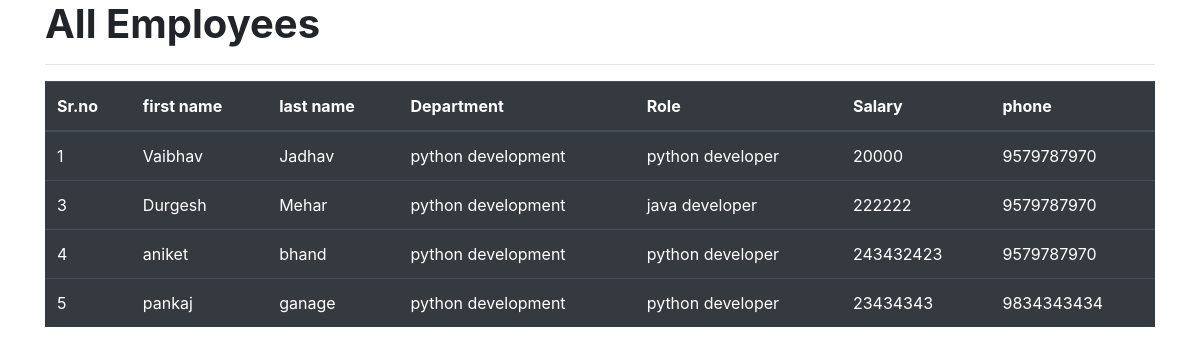
The app's page /all_emp with its own data.
### emp_app/models.py (models this page shows, shortened)
class Employee(models.Model):
    first_name=models.CharField(max_length=100 , null=False)
    last_name=models.CharField(max_length=100)
    dept=models.ForeignKey(Department,on_delete=models.CASCADE)
    salary=models.IntegerField(default=0)
    bonus=models.IntegerField(default=0)
    role=models.ForeignKey(Role,on_delete=models.CASCADE)
    phone =models.IntegerField(default=0)
    hire_date = models.DateField()

class Department(models.Model):
    name=models.CharField(max_length=100 , null=False)
    location=models.CharField(max_length=100)

class Role(models.Model):
    name=models.CharField(max_length=100)

### emp_app/views.py (the view)
# urls.py: path('all_emp',views.all_emp, name='all_emp'),
def all_emp(request):
    emps = Employee.objects.all()
    context={
        'emps':emps
    }
    return render (request,'all_emp.html',context)

### emp_app/templates/all_emp.html (shortened to what this page needs)
<!doctype html>
<html lang="en">
  <head>
    <link rel="stylesheet" href="https://cdn.jsdelivr.net/npm/bootstrap@4.4.1/dist/css/bootstrap.min.css">
  </head>
  <body>
    <div class="container">
        <h1><b>All Employees</b></h1>
        <hr>
        <table class="table table-dark">
          <thead>
            <tr>
              <th scope="col">Sr.no</th>
              <th scope="col">first name</th>
              <th scope="col">last name</th>
              <th scope="col">Department</th>
              <th scope="col">Role</th>
              <th scope="col">Salary</th>
              <th scope="col">phone</th>
            </tr>
          </thead>
          <tbody>
            {% for emp in emps %}
            <tr>
              <td>{{emp.id}}</td>
              <td>{{emp.first_name}}</td>
              <td>{{emp.last_name}}</td>
              <td>{{emp.dept.name}}</td>
              <td>{{emp.role.name}}</td>
              <td>{{emp.salary}}</td>
              <td>{{emp.phone}}</td>
            </tr>
            {% endfor%}
          </tbody>
        </table>
    </div>
  </body>
</html>

### records on screen
Employee: id "1", first_name "Vaibhav", last_name "Jadhav", dept.name "python development", role.name "python developer", salary "20000", phone "9579787970"
Employee: id "3", first_name "Durgesh", last_name "Mehar", dept.name "python development", role.name "java developer", salary "222222", phone "9579787970"
Employee: id "4", first_name "aniket", last_name "bhand", dept.name "python development", role.name "python developer", salary "243432423", phone "9579787970"
Employee: id "5", first_name "pankaj", last_name "ganage", dept.name "python development", role.name "python developer", salary "23434343", phone "9834343434"
